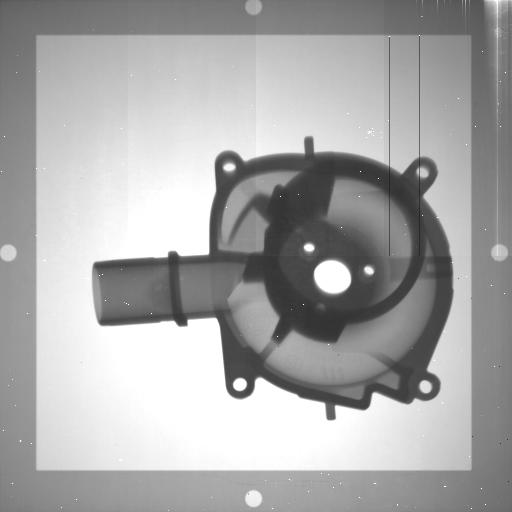
#> input picture main/python/my_im.png, 512 x 512 px, found by its file name
$ python adaptive_pixel_defect.py
#> lines starting #> are read from the running program, lines starting #| are printed output that depends on the picture
import copy
import timeit
import cv2
import numpy as np

image_path = r"..\..\..\image\Bildserie4_65kV_20uA_beta.png"

ifn = lambda v: v + 3  # index from negative
ifz = lambda v: v - 3  # index from zero
oob = lambda x, m: True if x < 0 or x >= m-1 else False # out of boundary


def is_column_defect(d1, bpm):
    count = 0
    r, c = np.shape(bpm)
    for i in d1:
        x, y = i
        if oob(x, c) or oob(y, r):
            continue
        if bpm[y, x] != 0:
            count = count + 1
            if count > 1:
                return True
    return False


def interpolate_defects(di, bpm, image):
    count = 0
    r, c = np.shape(bpm)
    for i in di[ifn(1):]:
        x, y = i
        if oob(x, c) or oob(y, r):
            continue
        if bpm[y, x] != 0:
            n_defect = ifz(count)
            if n_defect == 3:
                x_n, y_n = di[ifn(n_defect - 2)]
            elif n_defect == 1:
                x_n, y_n = di[ifn(n_defect + 2)]
            else:
                x_n, y_n = di[ifn(-n_defect)]
            # if oob(x_n, c) or oob(y_n, r):
            #     continue
            try:
                image[y, x] = image[y_n, x_n]
            except IndexError:
                print(" xx ")
                continue
            print("change in ", x, ", ", y, " in n_d ", n_defect, " to ", x_n, y_n)
        count = count + 1
    return image


def normalize_vec_gradient(di, image):
    r, c = np.shape(image)
    x_m3, y_m3 = di[ifn(-3)]
    x_m2, y_m2 = di[ifn(-2)]
    x_m1, y_m1 = di[ifn(-1)]
    x_p1, y_p1 = di[ifn(1)]
    x_p2, y_p2 = di[ifn(2)]
    x_p3, y_p3 = di[ifn(3)]
    # ignore if out of boundary!
    if oob(x_m1, c) or oob(y_m1, r) or oob(x_m2, c) or oob(y_m2, r) or oob(x_m3, r) or oob(y_m3, r):
        return image
    if oob(x_p1, c) or oob(y_p1, r) or oob(x_p2, c) or oob(y_p2, r) or oob(x_p3, r) or oob(y_p3, r):
        return image
    deriv_min_one = np.subtract(image[y_m1, x_m1], image[y_m3, x_m3], dtype=int)/2
    deriv_plu_one = np.subtract(image[y_p1, x_p1], image[y_p3, x_p3], dtype=int)/2
    di_min_one = np.clip(np.add(image[y_m2, x_m2], deriv_min_one, dtype=float), 0, 255)
    di_plu_one = np.clip(np.add(image[y_p2, x_p2], deriv_plu_one, dtype=float), 0, 255)
    image[y_m1, x_m1] = di_min_one
    image[y_p1, x_p1] = di_plu_one
    print(di_min_one, di_plu_one)
    # [6 lines of commented-out code are left out]
    return image


def normalize_vec_gradient_grad(di, image):
    im_di =  np.array([image[y, x] for x, y in di])
    Gradient = np.gradient(im_di)
    print(Gradient)

def edge_biased_weight(d_list, image, k=1):
    delt = np.zeros(7, dtype=np.uint16)
    xi = np.zeros(7, dtype=np.uint16)
    r, c = np.shape(image)
    I = len(d_list)
    for i in range(I):
        di = d_list[i]
        x_m1, y_m1 = di[ifn(-1)]
        x_p1, y_p1 = di[ifn(1)]
        if oob(x_m1, c) or oob(y_m1, r) or oob(x_p1, c) or oob(y_p1, r):
            continue
        delt[i] = abs(int(image[y_m1, x_m1]) - int(image[y_p1, x_p1]))
    sum_delt = np.sum(delt ** k)
    for i in range(I):
        try:
            xi[i] = (1 - ((delt[i]**k) / sum_delt)) / (I - 1)
        except ValueError:
            xi[i] = (1 - 0 / (I - 1))
    return xi, image


def intensity(d_list, xi, image):
    ints = np.zeros(len(d_list))
    # for e, di in zip(d_list, xi):
    for i in range(len(d_list)):
        di = d_list[i]
        x_m1, y_m1 = di[ifn(-1)]
        x_p1, y_p1 = di[ifn(1)]
        e = xi[i]
        if oob(x_m1, c) or oob(y_m1, r) or oob(x_p1, c) or oob(y_p1, r):
            continue
        ints_cur = e * (int(image[y_m1, x_m1]) + int(image[y_p1, x_p1])) / 2
        ints[i] = np.uint8(ints_cur)
    ints_arr = np.sum(ints)
    gr = []
    for di in d_list:
        for y_i, x_i in di:
            try:
                gr.append(np.array(image[y_i, x_i]))
            except IndexError:
                continue
    return ints_arr, image, np.median(gr)


def show_dir(im, d_list):
    im = copy.copy(im)
    im = cv2.cvtColor(im, cv2.COLOR_GRAY2BGR)
    colors = [(255, 0, 0), (0, 255, 0), (0, 0, 255), (255, 255, 0)]
    cnt = 0
    for di in d_list:
        for din in di:
            if din[0] < 0 or din[1] < 0:
                continue
            if din[0] > c or din[1] > r:
                continue
            im = cv2.circle(im, din, 1, colors[cnt], -1)
        cnt = cnt + 1
    cv2.imshow("im", im)


def in_a_kernel(image, bpm, x, y, k):
    d1 = np.array(
        [(x + 0, y - 3), (x + 0, y - 2), (x + 0, y - 1), (x, y), (x + 0, y + 1), (x + 0, y + 2), (x + 0, y + 3)])
    d2 = np.array(
        [(x - 3, y + 3), (x - 2, y + 2), (x - 1, y + 1), (x, y), (x + 1, y - 1), (x + 2, y - 2), (x + 3, y - 3)])
    d3 = np.array(
        [(x - 3, y + 0), (x - 2, y + 0), (x - 1, y + 0), (x, y), (x + 1, y + 0), (x + 2, y + 0), (x + 3, y + 0)])
    d4 = np.array(
        [(x - 3, y - 3), (x - 2, y - 2), (x - 1, y - 1), (x, y), (x + 1, y + 1), (x + 2, y + 2), (x + 3, y + 3)])
    r, c = np.shape(image)
    if is_column_defect(d1, bpm):
        dlist = [d2, d3, d4]
    else:
        dlist = [d1, d2, d3, d4]
    # TODO: CHECK AGAIN!
    for di in dlist:
        image = interpolate_defects(di, bpm, image)
    cv2.imshow("interpolate", image)
    # normalize_vec_gradient_grad(dlist, image)
    for di in dlist:
        image = normalize_vec_gradient(di, image)
    cv2.imshow("normalize", image)
    show_dir(image, dlist)
    # #
    xi, image = edge_biased_weight(dlist, image, 2)
    cv2.imshow("biased", image)

    cv2.waitKey(10)
    replacement, image, rp = intensity(dlist, xi, image)
    image[y, x] = replacement if replacement != 0 else rp
    bpm[y, x] = 0
    # cv2.waitKey(1)
    return image


from src.main.python import importPictures as imP

from src.main.python import detection as dt

import os


def loadImages(path):
    image_files = []
    # Import all images! or an image
    if os.path.isdir(path):  # os.path.exists(dirname): # wenn der Pfad überhaupt existiert
        files = os.listdir(path)
        for current_file in files:
            ext = (os.path.splitext(current_file)[1]).lower()
            if ext == ".png" or ext == ".jpg" or ext == ".jpeg" or ext == ".tif" or ext == ".tiff" or ext == ".his":
                abspath = os.path.abspath(os.path.join(path, current_file))
                image_files.append(abspath)
                rows, cols, anzahlHisBilder, farbtiefe = imP.getAufloesungUndAnzahlUndFarbtiefe(abspath)
    else:
        ext = (os.path.splitext(path)[1]).lower()
        if ext == ".png" or ext == ".jpg" or ext == ".jpeg" or ext == ".tif" or ext == ".tiff" or ext == ".his":
            image_files.append(path)
    return image_files


if __name__ == '__main__':
    # [7 lines of commented-out code are left out]
    img = cv2.imread(r"D:\BAD-PIXELS\src\main\python\my_im.png")
#> img is the input picture: shape (512, 512, 3); min 37, max 255, mean 168.9
    img = cv2.cvtColor(img, cv2.COLOR_BGR2GRAY)
#> img: shape (512, 512)
    r, c = np.shape(img)
#> r = 512; c = 512
    # cv2.namedWindow("im", cv2.WINDOW_NORMAL)
    # bpm = np.zeros((r, c), dtype=np.uint8)
    res_bpm = cv2.imread(r"D:\BAD-PIXELS\src\main\python\my_bpm.png", cv2.IMREAD_GRAYSCALE)
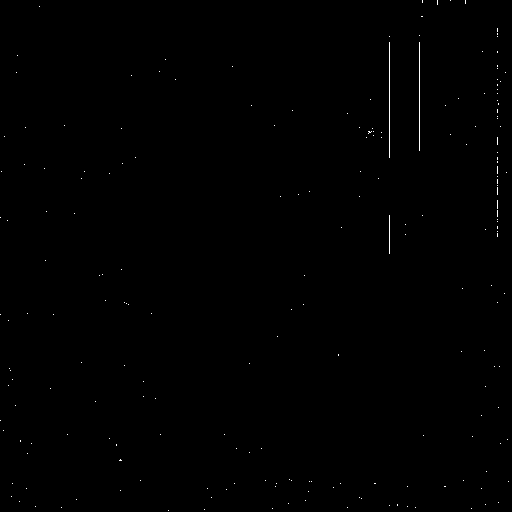
#> input picture main/python/my_bpm.png, 512 x 512 px, found by its file name
#> res_bpm: shape (512, 512); values 0 (black) and 1 (white), 0.21% white in thin lines or dots
    toshow = res_bpm*255
#> toshow: shape (512, 512); 0.21% white in thin lines or dots
    bpm = copy.copy(res_bpm)
    #bpm = cv2.cvtColor(bpm, cv2.COLOR_BGR2GRAY)
    r, c = np.shape(img)
    cv2.imshow("orig", img)
    cv2.imshow("bpm", toshow)
    for y in range(r):
        for x in range(c):
            if bpm[y, x] != 0:
                in_a_kernel(img, bpm, x, y, 1)
#> this loop made 512 passes
#> (printed output is left out)
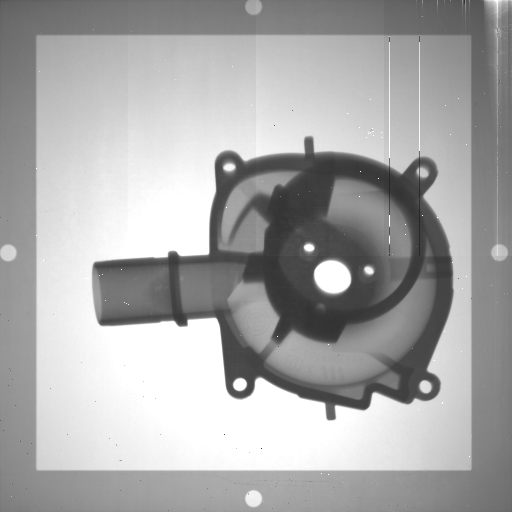
#> img: shape (512, 512); min 37, max 255, mean 169
    cv2.imshow("result", img)
    cv2.waitKey()
    print("Finish!")
